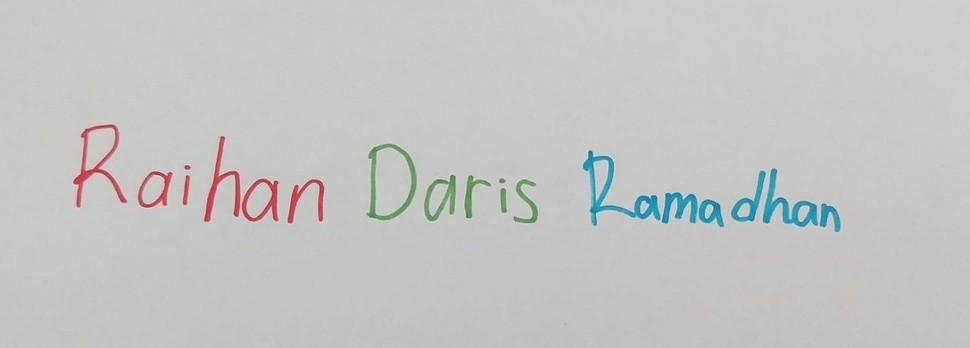
#> input picture 6068673310922313520.jpg, 970 x 348 px, shrunk from 1280 x 459 before the run
$ jupyter execute 'UTS_PCD_202431033_Raihan Daris R_E.ipynb'
#> lines starting #> are read from the running program, lines starting #| are printed output that depends on the picture; after the words box and inside, x2 and y2 are one past the last pixel; in counts of white or black regions, pixels touching at a corner belong together
# Raihan Daris Ramadhan

## Import Library

[cell 1]
import cv2
import numpy as np
import matplotlib.pyplot as plt

## Citra Tulisan

[cell 2]
img = cv2.imread("6068673310922313520.jpg")
#> img is the input picture: shape (348, 970, 3); mean B, G, R 195.8, 197, 196.9
img_rgb = cv2.cvtColor(img, cv2.COLOR_BGR2RGB)

plt.figure(figsize=(8, 4))
plt.imshow(img_rgb)
plt.title("Foto Asli – Tulisan Nama")
plt.axis("off")
plt.tight_layout()
plt.show()

## Konversi BGR ke HSV

[cell 3]
hsv = cv2.cvtColor(img, cv2.COLOR_BGR2HSV)
#> hsv: shape (348, 970, 3); mean H, S, V 45.6, 7.5, 199.1

plt.figure(figsize=(8, 4))
plt.imshow(cv2.cvtColor(hsv, cv2.COLOR_HSV2RGB))
plt.title("Gambar HSV")
plt.axis("off")
plt.tight_layout()
plt.show()

print("✓ Gambar berhasil dikonversi ke HSV")

## Deteksi Warna Merah

[cell 4]
merah_bawah1 = np.array([0,   100, 100])
merah_atas1  = np.array([10,  255, 255])
merah_bawah2 = np.array([160, 100, 100])
merah_atas2  = np.array([179, 255, 255])

mask1      = cv2.inRange(hsv, merah_bawah1, merah_atas1)
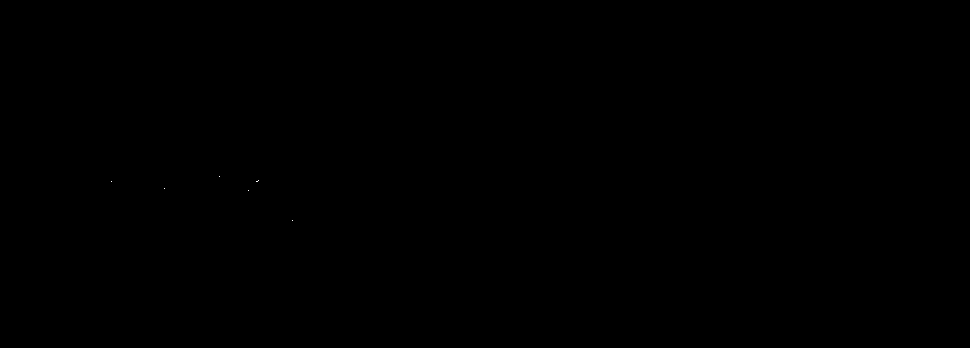
#> mask1: shape (348, 970); 0% white in thin lines or dots, all inside (x1, y1, x2, y2) = (111, 176, 293, 221)
mask2      = cv2.inRange(hsv, merah_bawah2, merah_atas2)
#> mask2: shape (348, 970); 0.78% white; 7 white regions (1 under 20 px), largest, box (x1, y1, x2, y2) and area: (74, 125, 126, 206) 669, (205, 137, 240, 221) 629, (242, 179, 278, 221) 497, (288, 180, 324, 223) 430, (138, 172, 171, 208) 330, (183, 176, 189, 204) 87
mask_merah = mask1 + mask2
#> mask_merah: shape (348, 970); 0.79% white; 7 white regions (1 under 20 px), largest, box (x1, y1, x2, y2) and area: (74, 125, 126, 206) 670, (205, 137, 240, 221) 630, (242, 179, 278, 221) 501, (288, 180, 324, 223) 431, (138, 172, 171, 208) 331, (183, 176, 189, 204) 87

hasil_merah = cv2.bitwise_and(img_rgb, img_rgb, mask=mask_merah)

plt.figure(figsize=(8, 4))
plt.imshow(hasil_merah)
plt.title("Hasil Deteksi Warna Merah")
plt.axis("off")
plt.tight_layout()
plt.show()

## Deteksi Warna Hijau

[cell 5]
hijau_bawah = np.array([40,  50, 50])
hijau_atas  = np.array([90, 255, 255])

mask_hijau  = cv2.inRange(hsv, hijau_bawah, hijau_atas)
#> mask_hijau: shape (348, 970); 0.54% white; 7 white regions (2 under 20 px), largest, box (x1, y1, x2, y2) and area: (369, 146, 416, 220) 735, (425, 176, 456, 220) 506, (465, 177, 486, 217) 257, (517, 180, 537, 223) 233, (501, 190, 506, 212) 100
hasil_hijau = cv2.bitwise_and(img_rgb, img_rgb, mask=mask_hijau)

plt.figure(figsize=(8, 4))
plt.imshow(hasil_hijau)
plt.title("Hasil Deteksi Warna Hijau")
plt.axis("off")
plt.tight_layout()
plt.show()

## Deteksi Warna Biru

[cell 6]
biru_bawah = np.array([90,  50, 50])
biru_atas  = np.array([140, 255, 255])

mask_biru  = cv2.inRange(hsv, biru_bawah, biru_atas)
#> mask_biru: shape (348, 970); 1.6% white; 3 white regions, box (x1, y1, x2, y2) and area: (582, 150, 725, 228) 3081, (762, 168, 841, 232) 1719, (731, 170, 766, 222) 696
hasil_biru = cv2.bitwise_and(img_rgb, img_rgb, mask=mask_biru)

plt.figure(figsize=(8, 4))
plt.imshow(hasil_biru)
plt.title("Hasil Deteksi Warna Biru")
plt.axis("off")
plt.tight_layout()
plt.show()

## Tampilkan Semua

[cell 7]
fig, axes = plt.subplots(1, 4, figsize=(18, 4))
axes[0].imshow(img_rgb);      axes[0].set_title("Asli");  axes[0].axis("off")
axes[1].imshow(hasil_merah);  axes[1].set_title("Merah"); axes[1].axis("off")
axes[2].imshow(hasil_hijau);  axes[2].set_title("Hijau"); axes[2].axis("off")
axes[3].imshow(hasil_biru);   axes[3].set_title("Biru");  axes[3].axis("off")
plt.suptitle("Deteksi Kanal Warna", fontsize=14, fontweight="bold")
plt.tight_layout()
plt.show()

## Histogram RGB

[cell 8]
plt.figure(figsize=(8, 4))
label_warna = ["Blue", "Green", "Red"]
for i, (c, label) in enumerate(zip(["b", "g", "r"], label_warna)):
    grafik = cv2.calcHist([img], [i], None, [256], [0, 256])
    plt.plot(grafik, color=c, label=label)

plt.title("Histogram Warna RGB – Foto Nama")
plt.xlabel("Intensitas Pixel (0–255)")
plt.ylabel("Jumlah Pixel")
plt.legend()
plt.tight_layout()
plt.show()
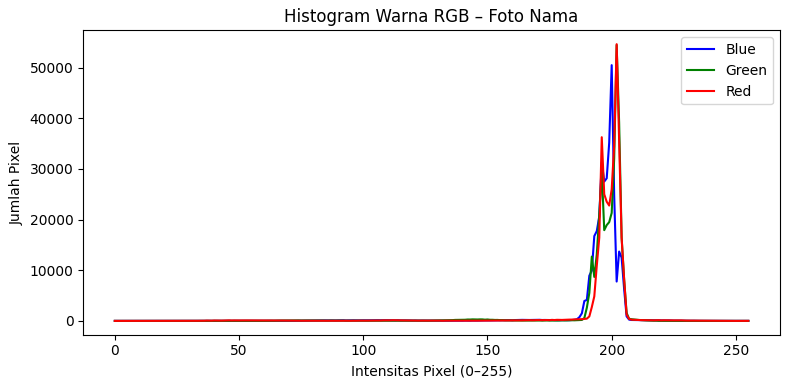
#> figure drawn by matplotlib, 1 panel; curve peaks at x = 200, y = 50497; curve peaks at x = 202, y = 54468; curve peaks at x = 202, y = 54640

## Nilai Threshold HSV

[cell 9]
print("\n=== NILAI THRESHOLD HSV ===")
print(f"  Merah  : Hue   0–10  DAN 160–179 | Sat 100–255 | Val 100–255")
print(f"  Hijau  : Hue  40–90              | Sat  50–255 | Val  50–255")
print(f"  Biru   : Hue 90–140             | Sat  50–255 | Val  50–255")

# ── 9. Tampil Threshold (NONE / BLUE / RED-BLUE / ALL) ─
mask_none       = np.zeros(img.shape[:2], dtype=np.uint8)
mask_red_blue   = mask_merah + mask_biru
mask_all        = mask_merah + mask_hijau + mask_biru
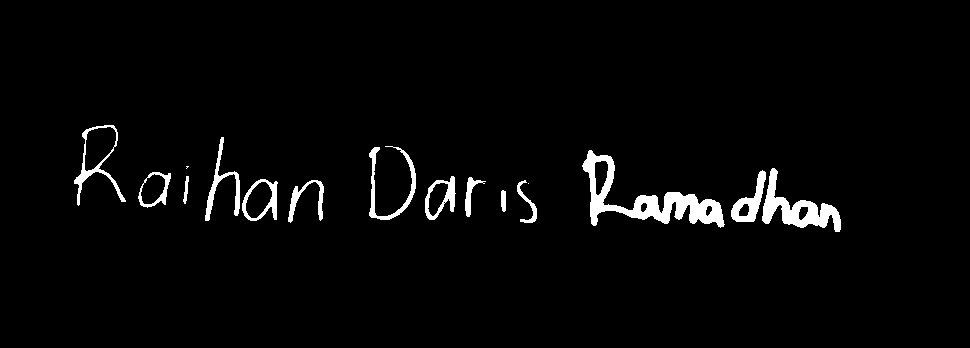
#> mask_all: shape (348, 970); 3% white; 16 white regions (2 under 20 px), largest, box (x1, y1, x2, y2) and area: (582, 150, 725, 228) 3082, (762, 168, 841, 232) 1719, (369, 146, 416, 220) 735

hasil_none      = cv2.bitwise_and(img_rgb, img_rgb, mask=mask_none)
#> hasil_none: shape (348, 970, 3); every value is 0
hasil_red_blue  = cv2.bitwise_and(img_rgb, img_rgb, mask=mask_red_blue)
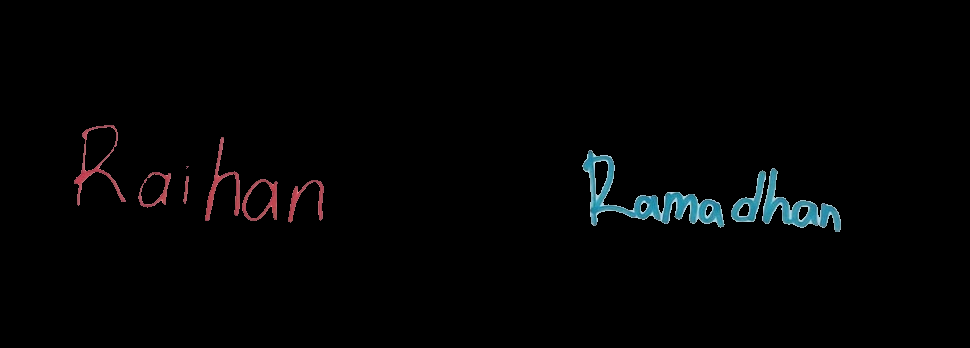
#> hasil_red_blue: shape (348, 970, 3); mean R, G, B 2.8, 3.2, 3.6
hasil_all       = cv2.bitwise_and(img_rgb, img_rgb, mask=mask_all)

fig, axes = plt.subplots(2, 2, figsize=(12, 8))
axes[0,0].imshow(hasil_none);     axes[0,0].set_title("NONE");          axes[0,0].axis("off")
axes[0,1].imshow(hasil_biru);     axes[0,1].set_title("BLUE");          axes[0,1].axis("off")
axes[1,0].imshow(hasil_red_blue); axes[1,0].set_title("RED–BLUE");      axes[1,0].axis("off")
axes[1,1].imshow(hasil_all);      axes[1,1].set_title("RED–GREEN–BLUE");axes[1,1].axis("off")
plt.suptitle("Kategori Warna Berdasarkan Threshold HSV", fontsize=13, fontweight="bold")
plt.tight_layout()
plt.show()

## Membaca Gambar Backlight

[cell 10]
img2     = cv2.imread("6068673310922313512.jpg")
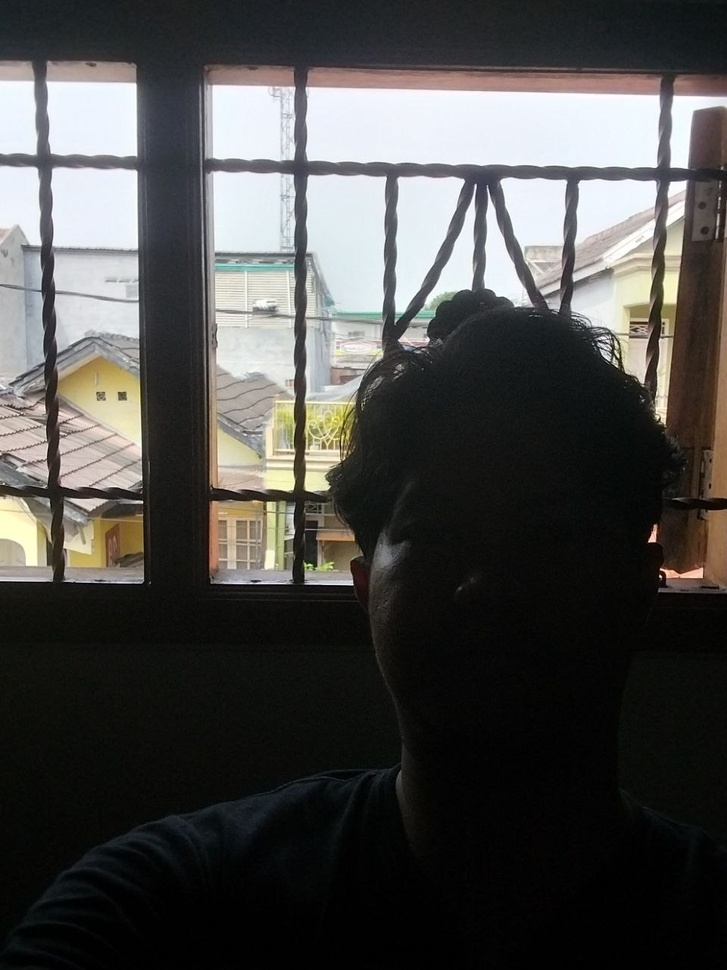
#> input picture 6068673310922313512.jpg, 727 x 970 px, shrunk from 960 x 1280 before the run
#> img2 is the input picture: shape (970, 727, 3); mean B, G, R 72.7, 74.5, 75.1
img2_rgb = cv2.cvtColor(img2, cv2.COLOR_BGR2RGB)

plt.figure(figsize=(5, 7))
plt.imshow(img2_rgb)
plt.title("Gambar Asli – Backlight")
plt.axis("off")
plt.tight_layout()
plt.show()

## Konversi Ke Gray

[cell 11]
abu = cv2.cvtColor(img2, cv2.COLOR_BGR2GRAY)
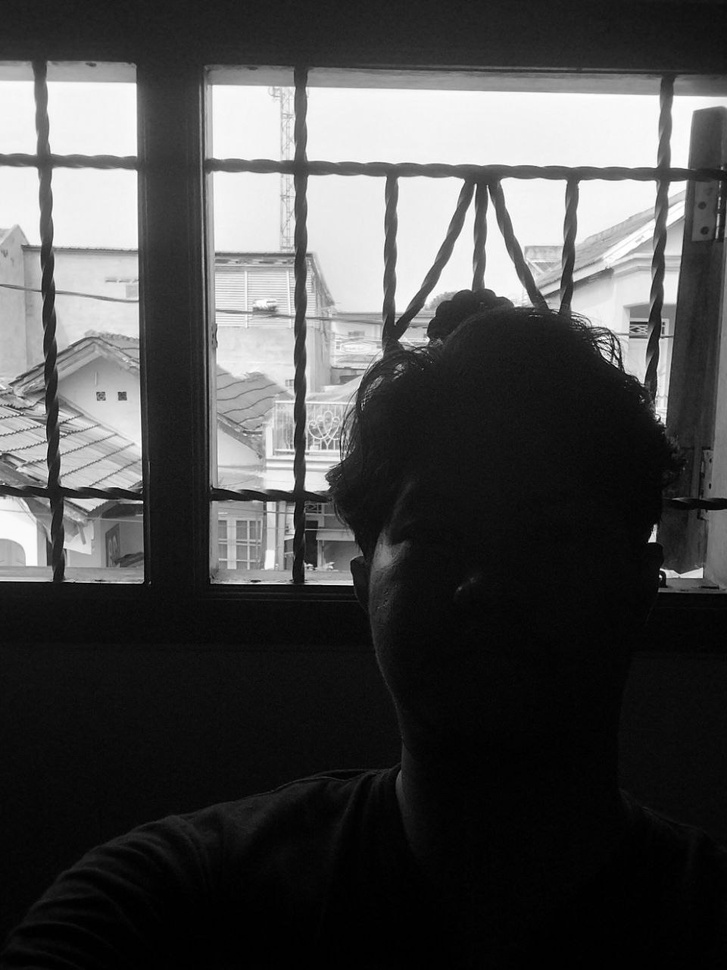
#> abu: shape (970, 727); min 0, max 255, mean 74.5

plt.figure(figsize=(5, 7))
plt.imshow(abu, cmap="gray")
plt.title("Gambar Gray")
plt.axis("off")
plt.tight_layout()
plt.show()

## Hasil Brightness

[cell 12]
terang = cv2.convertScaleAbs(abu, alpha=1, beta=35)
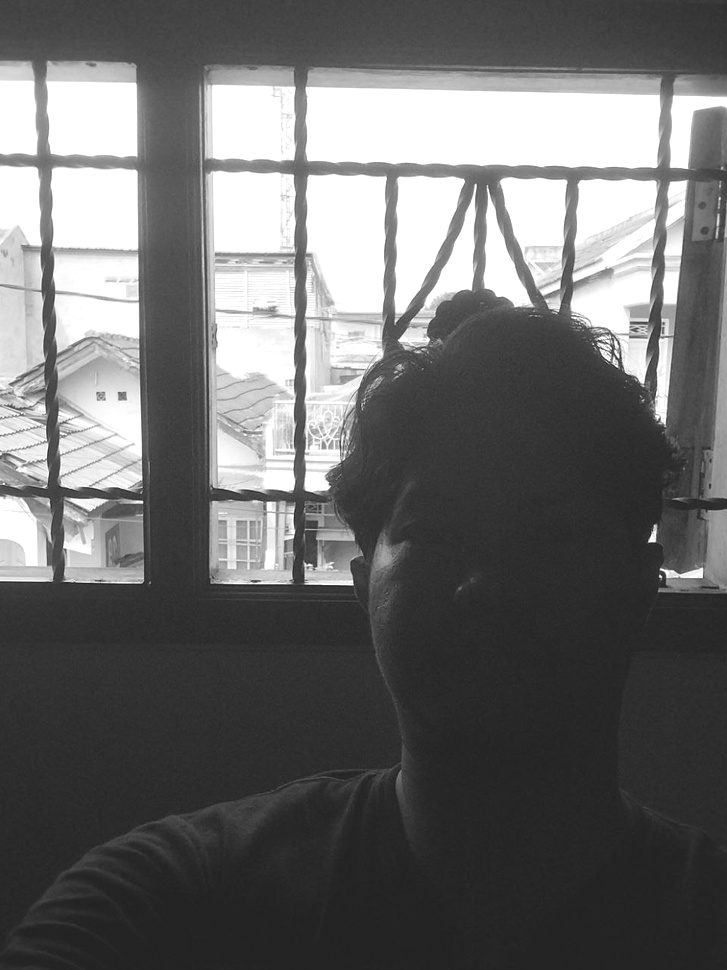
#> terang: shape (970, 727); min 35, max 255, mean 106.6

plt.figure(figsize=(5, 7))
plt.imshow(terang, cmap="gray")
plt.title("Gambar Gray – Dipercerah")
plt.axis("off")
plt.tight_layout()
plt.show()

## Peningkatan Kontras

[cell 13]
kontras = cv2.convertScaleAbs(abu, alpha=1.7, beta=0)
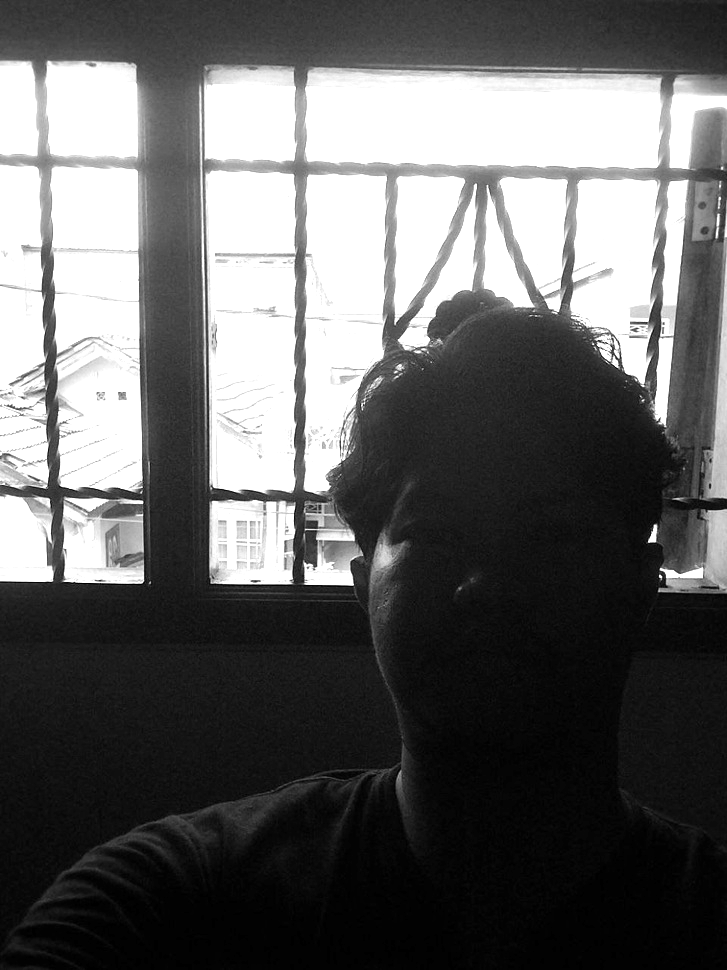
#> kontras: shape (970, 727); min 0, max 255, mean 98.9

plt.figure(figsize=(5, 7))
plt.imshow(kontras, cmap="gray")
plt.title("Gambar Gray – Diperkontras")
plt.axis("off")
plt.tight_layout()
plt.show()

## Kombinasi Brightness + Contrast

[cell 14]
hasil = cv2.convertScaleAbs(abu, alpha=2, beta=30)
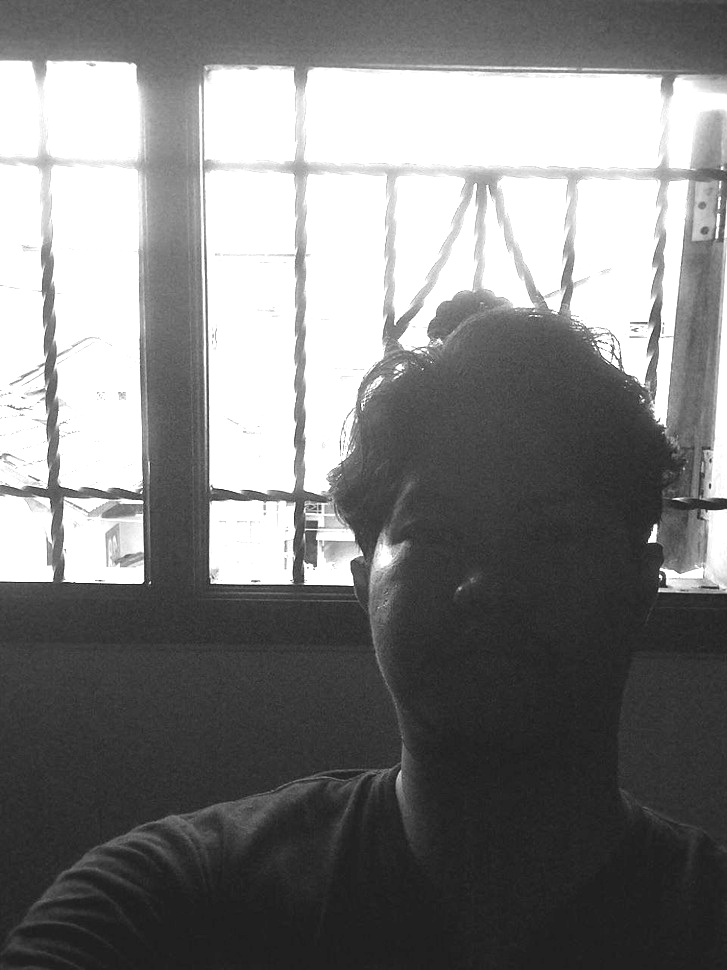
#> hasil: shape (970, 727); min 30, max 255, mean 126.8

plt.figure(figsize=(5, 7))
plt.imshow(hasil, cmap="gray")
plt.title("Gambar Gray – Dipercerah & Diperkontras")
plt.axis("off")
plt.tight_layout()
plt.show()
